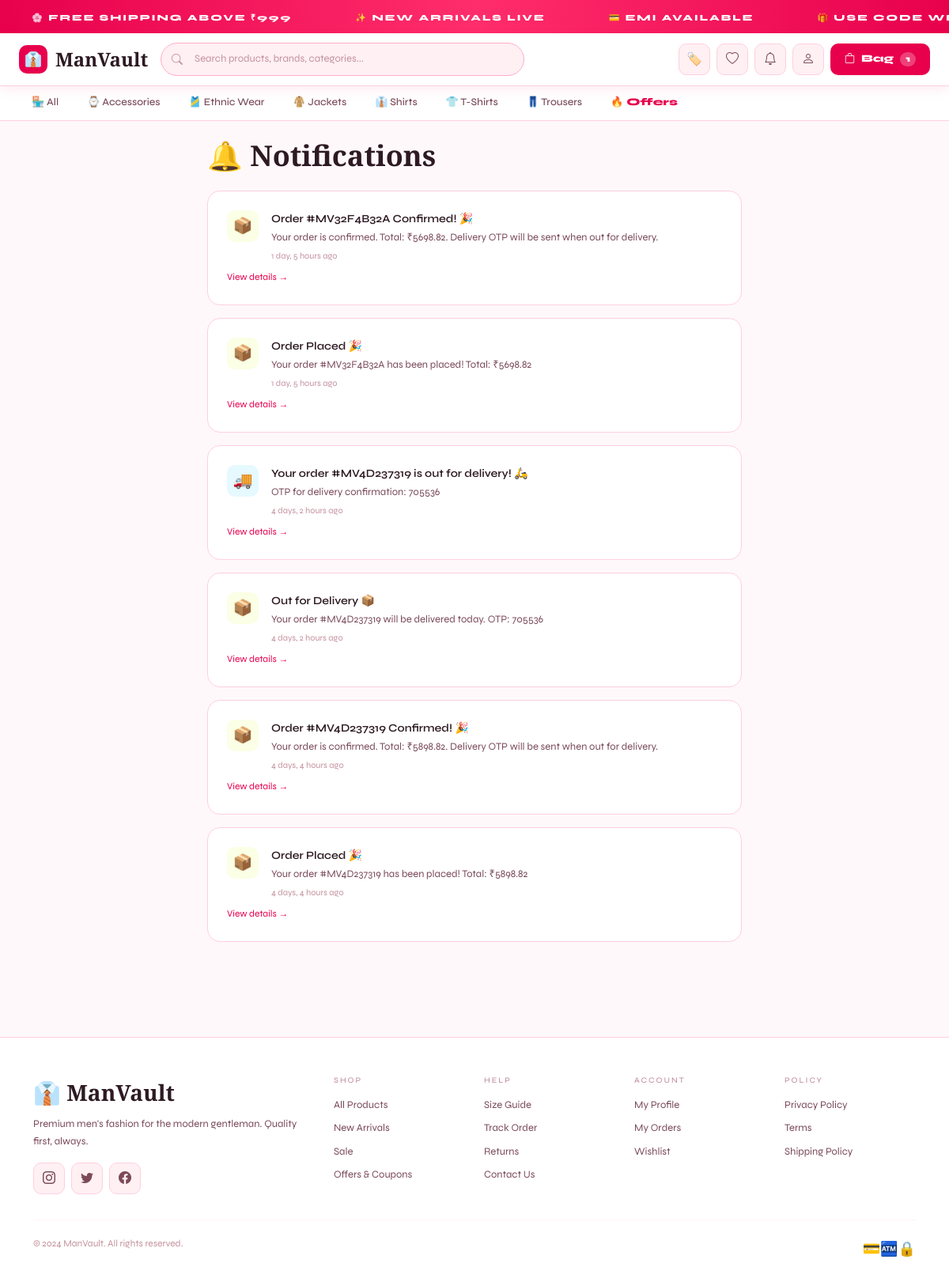
Screenshot of /notifications/ (signed in) with the database file from the repository.
### store/models.py (models this page shows, shortened)
class Category(models.Model):
    name = models.CharField(max_length=100)
    slug = models.SlugField(unique=True)
    description = models.TextField(blank=True)
    image = models.ImageField(upload_to='categories/', blank=True, null=True)
    icon = models.CharField(max_length=10, default='👕')
    is_active = models.BooleanField(default=True)
    created_at = models.DateTimeField(auto_now_add=True)
    class Meta:
        verbose_name_plural = 'Categories'
        ordering = ['name']

### notifications/models.py (models this page shows, shortened)
class Notification(models.Model):
    NOTIF_TYPES = [
        ('order','Order Update'),
        ('offer','Special Offer'),
        ('delivery','Delivery'),
        ('otp','OTP'),
        ('system','System'),
    ]
    user = models.ForeignKey(User, on_delete=models.CASCADE, related_name='notifications')
    notif_type = models.CharField(max_length=20, choices=NOTIF_TYPES, default='system')
    title = models.CharField(max_length=200)
    message = models.TextField()
    is_read = models.BooleanField(default=False)
    link = models.CharField(max_length=200, blank=True)
    created_at = models.DateTimeField(auto_now_add=True)
    class Meta: ordering = ['-created_at']

### notifications/views.py (the view)
# urls.py: path('', views.notification_list, name='list'),
@login_required
def notification_list(request):
    notifs = request.user.notifications.all()
    notifs.filter(is_read=False).update(is_read=True)
    return render(request, 'notifications/list.html', {'notifications': notifs})

### accounts/models.py (called while the page is built)
    @property
    def full_name(self):
        return f"{self.first_name} {self.last_name}".strip() or self.username

### store/context_processors.py (called while the page is built)
def cart_processor(request):
    cart_count = 0
    try:
        if request.user.is_authenticated:
            cart = Cart.objects.filter(user=request.user).first()
        else:
            sk = request.session.session_key
            cart = Cart.objects.filter(session_key=sk, user=None).first() if sk else None
        if cart: cart_count = cart.item_count
    except: pass
    return {'cart_count': cart_count}

def wishlist_processor(request):
    wishlist_count = 0
    try:
        if request.user.is_authenticated:
            wl = Wishlist.objects.filter(user=request.user).first()
            if wl: wishlist_count = wl.products.count()
    except: pass
    return {'wishlist_count': wishlist_count}

def common_processor(request):
    cats_for_nav = []
    notif_count = 0
    try:
        cats_for_nav = Category.objects.filter(is_active=True)[:8]
        if request.user.is_authenticated:
            notif_count = request.user.notifications.filter(is_read=False).count()
    except: pass
    return {'cats_for_nav': cats_for_nav, 'notif_count': notif_count}

### store/models.py (called while the page is built)
    @property
    def item_count(self):
        return sum(item.quantity for item in self.items.all())

### templates/notifications/list.html (shortened to what this page needs)
{% extends 'base.html' %}{% block title %}Notifications — ManVault{% endblock %}
{% block content %}<div class="container py-4" style="max-width:700px">
  <h1 class="section-title mb-4">🔔 Notifications</h1>
  {% if notifications %}
  {% for n in notifications %}
  <div class="mv-card p-4 mb-3" style="{% if not n.is_read %}border-color:rgba(200,255,0,.3){% endif %}">
    <div class="d-flex gap-3 align-items-start">
      <div style="width:40px;height:40px;border-radius:10px;display:flex;align-items:center;justify-content:center;font-size:20px;flex-shrink:0;background:{% if n.notif_type == 'order' %}rgba(200,255,0,.1){% elif n.notif_type == 'offer' %}rgba(255,107,53,.1){% elif n.notif_type == 'delivery' %}rgba(0,195,255,.1){% else %}var(--bg3){% endif %}">
        {% if n.notif_type == 'order' %}📦{% elif n.notif_type == 'offer' %}🏷️{% elif n.notif_type == 'delivery' %}🚚{% elif n.notif_type == 'otp' %}🔐{% else %}ℹ️{% endif %}
      </div>
      <div class="flex-grow-1">
        <div style="font-weight:{% if not n.is_read %}700{% else %}600{% endif %};font-size:14px;margin-bottom:4px">{{ n.title }}</div>
        <div style="font-size:13px;color:var(--tx2);line-height:1.5">{{ n.message }}</div>
        <div style="font-size:11px;color:var(--tx3);margin-top:6px">{{ n.created_at|timesince }} ago</div>
      </div>
    </div>
    {% if n.link %}<a href="{{ n.link }}" style="font-size:12px;color:var(--acc);margin-top:8px;display:inline-block">View details →</a>{% endif %}
  </div>
  {% endfor %}
  {% else %}
  <div style="text-align:center;padding:80px 0"><div style="font-size:64px;margin-bottom:16px">🔔</div><h3 style="font-family:'Cormorant Garamond',serif;font-size:28px">No notifications yet</h3><p style="color:var(--tx3);margin-top:8px">We'll notify you about orders, offers and more.</p></div>
  {% endif %}
</div>{% endblock %}

### templates/base.html (shortened to what this page needs)
<!DOCTYPE html>
<html lang="en">
<head>
<link href="https://cdn.jsdelivr.net/npm/bootstrap@5.3.0/dist/css/bootstrap.min.css" rel="stylesheet"/>
<link href="https://cdn.jsdelivr.net/npm/bootstrap-icons@1.11.0/font/bootstrap-icons.css" rel="stylesheet"/>
</head>
<body>
<div class="ticker">
  <div class="ticker-inner">
    {% for _ in "12345678" %}
    <span class="ticker-item">🌸 FREE SHIPPING ABOVE ₹999</span>
    <span class="ticker-item">✨ NEW ARRIVALS LIVE</span>
    <span class="ticker-item">💳 EMI AVAILABLE</span>
    <span class="ticker-item">🎁 USE CODE WELCOME10 — 10% OFF</span>
    {% endfor %}
  </div>
</div>
<nav class="mv-navbar">
  <div class="container-fluid">
    <a href="{% url 'store:home' %}" class="mv-logo">
      <div class="mv-logo-icon">👔</div> ManVault
    </a>
    <div class="nav-search">
      <form action="{% url 'store:shop' %}" method="GET">
        <i class="bi bi-search si"></i>
        <input type="text" name="q" placeholder="Search products, brands, categories..." value="{{ request.GET.q }}">
      </form>
    </div>
    <div class="nav-actions">
      <a href="{% url 'store:offers' %}" class="icon-btn" title="Offers & Coupons">🏷️</a>
      <a href="{% url 'store:wishlist' %}" class="icon-btn" title="Wishlist">
        <i class="bi bi-heart"></i>
      </a>
      {% if user.is_authenticated %}
        <a href="{% url 'notifications:list' %}" class="icon-btn" title="Notifications">
          <i class="bi bi-bell"></i>
        </a>
        <div class="dropdown">
          <div class="icon-btn" data-bs-toggle="dropdown" style="cursor:pointer">
            <i class="bi bi-person"></i>
          </div>
        </div>
      {% else %}
        <a href="{% url 'accounts:login' %}" class="mv-btn-outline" style="padding:8px 14px;font-size:12px">Sign In</a>
      {% endif %}
      <a href="{% url 'store:cart' %}" class="cart-btn">
        <i class="bi bi-bag"></i> Bag
        {% if cart_count %}<span style="background:rgba(255,255,255,.25);border-radius:50px;padding:1px 7px;font-size:11px">{{ cart_count }}</span>{% endif %}
      </a>
    </div>
  </div>
</nav>
<div class="cat-nav">
  <a href="{% url 'store:shop' %}" {% if request.path == '/shop/' %}class="active"{% endif %}>🏪 All</a>
  {% for cat in cats_for_nav %}
  <a href="{% url 'store:category' cat.slug %}">{{ cat.icon }} {{ cat.name }}</a>
  {% endfor %}
  <a href="{% url 'store:offers' %}" style="color:var(--acc);font-weight:800">🔥 Offers</a>
</div>
{% block content %}{% endblock %}
<footer class="mv-footer">
  <div class="container">
    <div class="row g-4">
      <div class="col-lg-4">
        <div class="footer-logo mb-2">👔 ManVault</div>
        <p style="color:var(--tx2);font-size:13px;line-height:1.7">Premium men's fashion for the modern gentleman. Quality first, always.</p>
        <div class="d-flex gap-2 mt-3">
          <div class="icon-btn mv-hover"><i class="bi bi-instagram"></i></div>
          <div class="icon-btn mv-hover"><i class="bi bi-twitter"></i></div>
          <div class="icon-btn mv-hover"><i class="bi bi-facebook"></i></div>
        </div>
      </div>
      <div class="col-sm-4 col-lg-2 footer-links">
        <h6>Shop</h6>
        <a href="{% url 'store:shop' %}">All Products</a>
        <a href="{% url 'store:shop' %}?badge=new">New Arrivals</a>
        <a href="{% url 'store:shop' %}?badge=sale">Sale</a>
        <a href="{% url 'store:offers' %}">Offers & Coupons</a>
      </div>
      <div class="col-sm-4 col-lg-2 footer-links">
        <h6>Help</h6>
        <a href="#">Size Guide</a>
        <a href="#">Track Order</a>
        <a href="#">Returns</a>
        <a href="#">Contact Us</a>
      </div>
      <div class="col-sm-4 col-lg-2 footer-links">
        <h6>Account</h6>
        {% if user.is_authenticated %}
        <a href="{% url 'accounts:profile' %}">My Profile</a>
        <a href="{% url 'orders:order_list' %}">My Orders</a>
        <a href="{% url 'store:wishlist' %}">Wishlist</a>
        {% else %}
        <a href="{% url 'accounts:login' %}">Sign In</a>
        <a href="{% url 'accounts:register' %}">Register</a>
        {% endif %}
      </div>
      <div class="col-lg-2 footer-links">
        <h6>Policy</h6>
        <a href="#">Privacy Policy</a>
        <a href="#">Terms</a>
        <a href="#">Shipping Policy</a>
      </div>
    </div>
    <hr style="border-color:var(--brd2);margin:32px 0 20px">
    <div class="d-flex justify-content-between align-items-center flex-wrap gap-2">
      <p style="color:var(--tx3);font-size:12px">© 2024 ManVault. All rights reserved.</p>
      <div class="d-flex gap-2" style="font-size:18px">💳🏧🔒</div>
    </div>
  </div>
</footer>
</body>
</html>

### templates/base.html (style rules this page uses)
:root { --acc:#E8004D; --acc2:#FF2D6B; --acctx:#FFFFFF; --bg:#FFF8FA; --bg2:#FFFFFF; --bg3:#FFF0F4; --brd:#FFADC8; --brd2:#FFCFDF; --tx:#2D1A22; --tx2:#7A4A5A; --tx3:#C4929F; --card:#FFFFFF; --shadow:rgba(232,0,77,.10); }
* { box-sizing:border-box;margin:0;padding:0 }
body { font-family:'Syne',sans-serif;background:var(--bg);color:var(--tx);min-height:100vh }
a { color:inherit;text-decoration:none }
.mv-card { background:var(--card);border:1.5px solid var(--brd2); border-radius:16px;overflow:hidden; }
.section-title { font-family:'Cormorant Garamond',serif; font-size:clamp(22px,3vw,36px);font-weight:700;line-height:1.1;color:var(--tx); }
.ticker { background:linear-gradient(90deg,var(--acc),var(--acc2),var(--acc)); color:#fff;padding:9px 0;overflow:hidden;white-space:nowrap; }
.ticker-inner { display:inline-flex;animation:ticker 28s linear infinite }
.ticker-item { padding:0 40px;font-size:11px;font-weight:800;letter-spacing:2px }
.mv-navbar { background:var(--bg2);border-bottom:1.5px solid var(--brd2); padding:0;position:sticky;top:0;z-index:200; box-shadow:0 2px 16px var(--shadow); }
.mv-navbar .container-fluid { padding:12px 24px;display:flex;align-items:center;gap:16px }
.mv-logo { font-family:'Cormorant Garamond',serif;font-size:24px;font-weight:700; display:flex;align-items:center;gap:10px;color:var(--tx); }
.mv-logo-icon { width:36px;height:36px;background:var(--acc);border-radius:10px; display:flex;align-items:center;justify-content:center;font-size:18px;color:#fff; }
.nav-search { flex:1;max-width:460px;position:relative }
.nav-search input { background:var(--bg3);border:1.5px solid var(--brd);border-radius:50px; padding:10px 16px 10px 42px;color:var(--tx);font-size:13px; width:100%;outline:none;transition:border-color .2s; }
.nav-search input::placeholder { color:var(--tx3) }
.nav-search .si { position:absolute;left:14px;top:50%;transform:translateY(-50%); color:var(--tx3);font-size:14px; }
.nav-actions { display:flex;align-items:center;gap:8px;margin-left:auto }
.icon-btn { background:var(--bg3);border:1.5px solid var(--brd2);border-radius:10px; width:40px;height:40px;display:flex;align-items:center;justify-content:center; cursor:pointer;color:var(--tx2);font-size:16px;position:relative; transition:all .18s; }
.cart-btn { background:var(--acc);color:#fff;border:none;border-radius:10px; padding:10px 18px;font-weight:800;cursor:pointer;font-size:13px; display:flex;align-items:center;gap:8px;transition:all .18s; }
.cat-nav { background:var(--bg2);border-bottom:1.5px solid var(--brd2); padding:0 24px;display:flex;gap:4px;overflow-x:auto; }
.cat-nav a { padding:11px 16px;font-size:13px;color:var(--tx2);white-space:nowrap; border-bottom:2.5px solid transparent;transition:color .2s,border-color .2s; display:flex;align-items:center;gap:6px;font-weight:500; }
.mv-footer { background:#fff;border-top:1.5px solid var(--brd2); padding:48px 0 24px;margin-top:80px; }
.footer-logo { font-family:'Cormorant Garamond',serif;font-size:28px;font-weight:700;color:var(--tx) }
.footer-links h6 { font-size:10px;color:var(--tx3);letter-spacing:2px;text-transform:uppercase;margin-bottom:16px }
.footer-links a { display:block;color:var(--tx2);font-size:13px;margin-bottom:10px;transition:color .2s }
.mv-hover { transition:transform .2s,box-shadow .2s }

### rows the page displays
Category: icon "⌚", name "Accessories"
Category: icon "🎽", name "Ethnic Wear"
Category: icon "🧥", name "Jackets"
Category: icon "👔", name "Shirts"
Category: icon "👕", name "T-Shirts"
Category: icon "👖", name "Trousers"
Notification: title "Order #MV32F4B32A Confirmed! 🎉", message "Your order is confirmed. Total: ₹5698.82. Delivery OTP will be sent when out for delivery.", created_at "1 day, 5 hours"
Notification: title "Order Placed 🎉", message "Your order #MV32F4B32A has been placed! Total: ₹5698.82", created_at "1 day, 5 hours"
Notification: title "Your order #MV4D237319 is out for delivery! 🛵", message "OTP for delivery confirmation: 705536", created_at "4 days, 2 hours"
Notification: title "Out for Delivery 📦", message "Your order #MV4D237319 will be delivered today. OTP: 705536", created_at "4 days, 2 hours"
Notification: title "Order #MV4D237319 Confirmed! 🎉", message "Your order is confirmed. Total: ₹5898.82. Delivery OTP will be sent when out for delivery.", created_at "4 days, 4 hours"
Notification: title "Order Placed 🎉", message "Your order #MV4D237319 has been placed! Total: ₹5898.82", created_at "4 days, 4 hours"

### other values shown
{{ cart_count }} "1"
